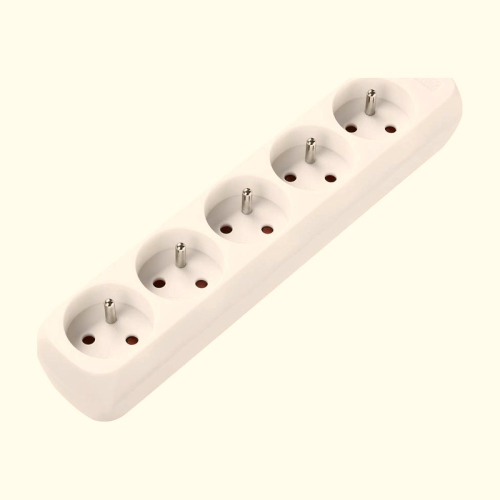
#> input picture app/samples/02_colour_cast.jpg, 1000 x 1000 px (shown at 1/2 size)
$ python -i bench_cool.py   (imports and definitions only)   (older library calls are emulated)
#> lines starting #> are read from the running program, lines starting #| are printed output that depends on the picture; after the words box and inside, x2 and y2 are one past the last pixel; in counts of white or black regions, pixels touching at a corner belong together
#> further down, picture is the input picture: shape (1000, 1000, 3); mean B, G, R 228.3, 244.7, 250.3
"""Benchmark the ListingLens workload under whichever OpenCV build the interpreter imports.

Run it twice on the same Graviton instance, once inside the COOL venv and once inside a venv
with the stock pip wheel, and compare the JSON lines it prints:

  /opt/cool/venvs/python_3.12/bin/python bench/bench_cool.py --label cool  --images imgs/
  /opt/stock/bin/python                  bench/bench_cool.py --label stock --images imgs/

Three parts:
  1. micro: median latency of the OpenCV calls the agent actually uses, on a 1600x1600 photo
  2. agent: the full perceive -> decide -> act -> verify loop on N photos x 13 defect variants
     (same generator as the evaluation set), latency p50/p95 and single-core throughput
  3. parity: a hash of every decision, so we can show both builds reach identical decisions
"""
from __future__ import annotations

import argparse
import collections
import glob
import hashlib
import json
import os
import platform
import statistics
import sys
import time

import cv2
import numpy as np

ROOT = os.path.join(os.path.dirname(__file__), "..")
sys.path.insert(0, ROOT)
sys.path.insert(0, os.path.join(ROOT, "eval"))
from listinglens.agent import run  # noqa: E402
from listinglens.planners import RulePlanner  # noqa: E402
from listinglens.tools import recrop  # noqa: E402
from make_dataset import variants  # noqa: E402


def timeit(fn, reps):
    fn()  # warm-up
    ts = []
    for _ in range(reps):
        t = time.perf_counter()
        fn()
        ts.append((time.perf_counter() - t) * 1000)
    return round(statistics.median(ts), 3)


def micro(img):
    gray = cv2.cvtColor(img, cv2.COLOR_BGR2GRAY)
    small = cv2.resize(img, (1024, 1024), interpolation=cv2.INTER_AREA)
    mask = (cv2.cvtColor(small, cv2.COLOR_BGR2GRAY) < 200).astype(np.uint8) * 255
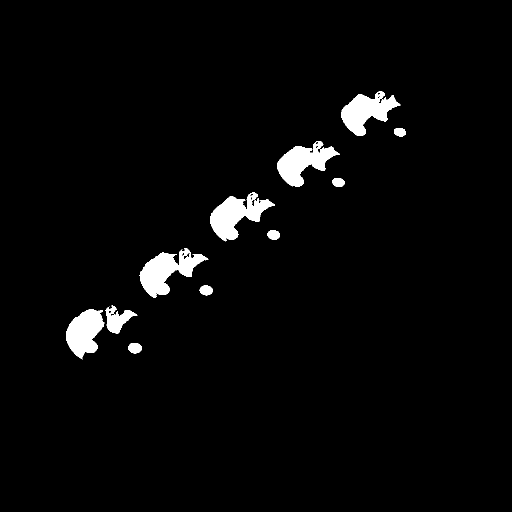
#> mask: shape (1024, 1024) (shown at 1/2 size); 3% white; 14 white regions (3 under 20 px), largest, box (x1, y1, x2, y2) and area: (279, 496, 417, 596) 6049, (420, 385, 550, 483) 5838, (554, 282, 680, 373) 5409
    k = cv2.getStructuringElement(cv2.MORPH_ELLIPSE, (7, 7))
    M = cv2.getRotationMatrix2D((800, 800), 7, 1.0)
    gc_mask = np.full(small.shape[:2], cv2.GC_PR_BGD, np.uint8)
    gc_mask[mask > 0] = cv2.GC_PR_FGD
    gc_mask[:10, :] = cv2.GC_BGD

    def grabcut():
        m = gc_mask.copy()
        cv2.grabCut(small, m, None, np.zeros((1, 65)), np.zeros((1, 65)), 2, cv2.GC_INIT_WITH_MASK)

    ops = {
        "resize_area_1600_to_1024": (lambda: cv2.resize(img, (1024, 1024), interpolation=cv2.INTER_AREA), 50),
        "resize_lanczos_up_2x": (lambda: cv2.resize(small, (2048, 2048), interpolation=cv2.INTER_LANCZOS4), 20),
        "cvtColor_BGR2LAB": (lambda: cv2.cvtColor(img, cv2.COLOR_BGR2LAB), 50),
        "cvtColor_BGR2GRAY": (lambda: cv2.cvtColor(img, cv2.COLOR_BGR2GRAY), 50),
        "GaussianBlur_s1.6": (lambda: cv2.GaussianBlur(img, (0, 0), 1.6), 50),
        "blur_box_1x9": (lambda: cv2.blur(gray, (1, 9)), 50),
        "Laplacian_64F": (lambda: cv2.Laplacian(gray, cv2.CV_64F), 50),
        "filter2D_3x3": (lambda: cv2.filter2D(gray, cv2.CV_32F, np.ones((3, 3), np.float32)), 50),
        "Canny": (lambda: cv2.Canny(gray, 60, 160), 50),
        "threshold_otsu": (lambda: cv2.threshold(gray, 0, 255, cv2.THRESH_BINARY + cv2.THRESH_OTSU), 50),
        "adaptiveThreshold_gauss": (lambda: cv2.adaptiveThreshold(gray, 255, cv2.ADAPTIVE_THRESH_GAUSSIAN_C,
                                                                  cv2.THRESH_BINARY, 31, 5), 50),
        "morphologyEx_close": (lambda: cv2.morphologyEx(mask, cv2.MORPH_CLOSE, k, iterations=2), 50),
        "findContours": (lambda: cv2.findContours(mask, cv2.RETR_EXTERNAL, cv2.CHAIN_APPROX_SIMPLE), 50),
        "warpAffine": (lambda: cv2.warpAffine(img, M, (1600, 1600)), 30),
        "addWeighted_unsharp": (lambda: cv2.addWeighted(img, 1.8, img, -0.8, 0), 50),
        "dct_32x32": (lambda: cv2.dct(np.float32(gray[:32, :32])), 200),
        "createCLAHE_apply": (lambda: cv2.createCLAHE(1.5, (8, 8)).apply(gray), 30),
        "imencode_jpeg": (lambda: cv2.imencode(".jpg", img, [cv2.IMWRITE_JPEG_QUALITY, 88]), 20),
        "grabCut_1024_2it": (grabcut, 5),
        "fastNlMeansDenoisingColored_1024": (lambda: cv2.fastNlMeansDenoisingColored(small, None, 5, 5, 7, 21), 3),
    }
    return {name: timeit(fn, reps) for name, (fn, reps) in ops.items()}


# [66 lines left out: function main, not called in this run]


# [2 lines not run here, left out]

>>> import cv2
>>> picture = cv2.imread('../app/samples/02_colour_cast.jpg')
#> (the run stopped early here; a loop or call above may not have finished)
